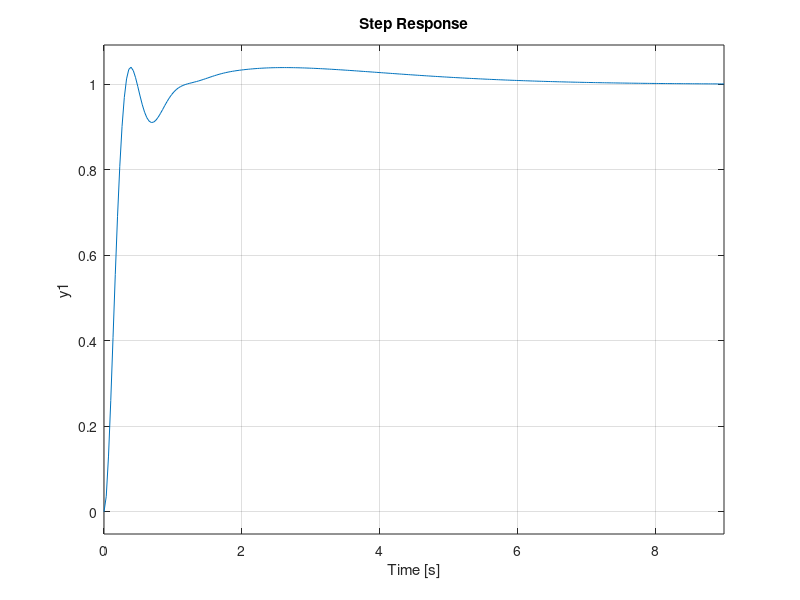

Reproduce this figure in MATLAB. (Note: this script raises an error after producing the figure.)
% Reguladores por Análisis Frecuencial
%% Ejercicio 2
close all
clear all
clc

s = tf('s');

num = (s+5);
den = (s+0.1)*(s^2+10*s+29)*s;
G = num/den;

H = 1;

%Gbc = feedback(G,H,-1);
margin(G*H)

Kr = 10^(-22/20);
wc = 0.0968;
Ti = 10/wc;

Gpi = Kr*(Ti*s+1)/(Ti*s);
margin(G*Gpi)
Gbc = feedback(Gpi*G,H,-1);
step(Gbc)
%% Ejercicio 3
close all
clear all
clc

s = tf('s');

H = 1;


num = 200*(s+1);
den = (s+0.1)*(s^2+10*s+29);
G = num/den;
margin(G*H)

% Requisitos: MF = 60° y e = 1%.

wa = 7.18

Ma = 8.56
Ki = 10^(-Ma/20)
Ti = 10/wa

Gpi = Ki*(Ti*s+1)/(Ti*s)
margin(Gpi*G)
Gbc = feedback(Gpi*G,H,-1)
step(Gbc)

% Forma general para calcular Kd parau un error cualquiera
error = 0.01;
Kp = (1-error)/error;
Kd = evalfr(Kp/G,0)

margin(Kd*G)
wb = 16.3
Td = tand(34)/wb

Gpd = Kd*(Td*s+1)

margin(Gpd*G)

Gbc_PD = feedback(Gpd*G,H,-1)
step(Gbc_PD)

%% Ejercicio 4
close all
clear all
clc

s = tf('s');

H = 1;


num = 4;
den = s*(s+2);
G = num/den;
margin(G*H)
Kd = 10;
margin(10*G*H)

wb = 6.17
Td = tand(40)/wb
Gpd = Kd*(Td*s+1)

figure
margin(Gpd*G)

Gbc_PD = feedback(Gpd*G,H,-1)
figure
hold on
impulse((1/s^2)*Gbc_PD)
impulse(1/s^2)

%% Ejercicio 5
close all
clear all
clc

s = tf('s');

H = 1;
% Ver relacion entre zita y el margen de fase en el Ogata pagina 400

num = 30;
den = s*(s+10)^2;
G = num/den;
Kd=100
margin(Kd*G*H)
wb = 12.1
Td = tand(42)/wb
Gpd = (Td*s+1)
margin(Gpd^2*G*Kd)


%% Ejercicio 
close all
clear all
clc

s = tf('s');

H = 1;

num = 10;
den = (s+10)*(s+2)^2*(s+5)
G = num/den

% Forma general para calcular Kd parau un error cualquiera
error = 0.1;
Kp = (1-error)/error;
Kd = evalfr(Kp/G,0)

margin(Kd*G)


wb = 6.5
Td = tand(25)/wb
Gpd = (Td*s+1)
margin(Gpd^2*G*Kd)